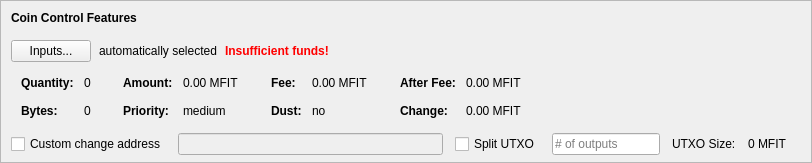
    <widget class="QFrame" name="frameCoinControl">
     <property name="sizePolicy">
      <sizepolicy hsizetype="Expanding" vsizetype="Expanding">
       <horstretch>0</horstretch>
       <verstretch>0</verstretch>
      </sizepolicy>
     </property>
     <property name="maximumSize">
      <size>
       <width>16777215</width>
       <height>16777215</height>
      </size>
     </property>
     <property name="frameShape">
      <enum>QFrame::StyledPanel</enum>
     </property>
     <property name="frameShadow">
      <enum>QFrame::Sunken</enum>
     </property>
     <layout class="QVBoxLayout" name="verticalLayoutCoinControl2">
      <property name="spacing">
       <number>0</number>
      </property>
      <property name="leftMargin">
       <number>0</number>
      </property>
      <property name="topMargin">
       <number>0</number>
      </property>
      <property name="rightMargin">
       <number>0</number>
      </property>
      <property name="bottomMargin">
       <number>6</number>
      </property>
      <item>
       <layout class="QVBoxLayout" name="verticalLayoutCoinControl" stretch="0,0,0,0,1">
        <property name="spacing">
         <number>0</number>
        </property>
        <property name="leftMargin">
         <number>10</number>
        </property>
        <property name="topMargin">
         <number>10</number>
        </property>
        <item>
         <layout class="QHBoxLayout" name="horizontalLayoutCoinControl1">
          <property name="bottomMargin">
           <number>15</number>
          </property>
          <item>
           <widget class="QLabel" name="labelCoinControlFeatures">
            <property name="sizePolicy">
             <sizepolicy hsizetype="Preferred" vsizetype="Maximum">
              <horstretch>0</horstretch>
              <verstretch>0</verstretch>
             </sizepolicy>
            </property>
            <property name="font">
             <font>
              <weight>75</weight>
              <bold>true</bold>
             </font>
            </property>
            <property name="styleSheet">
             <string notr="true">font-weight:bold;</string>
            </property>
            <property name="text">
             <string>Coin Control Features</string>
            </property>
           </widget>
          </item>
         </layout>
        </item>
        <item>
         <layout class="QHBoxLayout" name="horizontalLayoutCoinControl2" stretch="0,0,0,0">
          <property name="spacing">
           <number>8</number>
          </property>
          <property name="bottomMargin">
           <number>10</number>
          </property>
          <item>
           <widget class="QPushButton" name="pushButtonCoinControl">
            <property name="styleSheet">
             <string notr="true"/>
            </property>
            <property name="text">
             <string>Inputs...</string>
            </property>
            <property name="autoDefault">
             <bool>false</bool>
            </property>
           </widget>
          </item>
          <item>
           <widget class="QLabel" name="labelCoinControlAutomaticallySelected">
            <property name="text">
             <string>automatically selected</string>
            </property>
            <property name="margin">
             <number>5</number>
            </property>
           </widget>
          </item>
          <item>
           <widget class="QLabel" name="labelCoinControlInsuffFunds">
            <property name="font">
             <font>
              <weight>75</weight>
              <bold>true</bold>
             </font>
            </property>
            <property name="styleSheet">
             <string notr="true">color:red;font-weight:bold;</string>
            </property>
            <property name="text">
             <string>Insufficient funds!</string>
            </property>
            <property name="margin">
             <number>5</number>
            </property>
           </widget>
          </item>
          <item>
           <spacer name="horizontalSpacerCoinControl">
            <property name="orientation">
             <enum>Qt::Horizontal</enum>
            </property>
            <property name="sizeHint" stdset="0">
             <size>
              <width>40</width>
              <height>1</height>
             </size>
            </property>
           </spacer>
          </item>
         </layout>
        </item>
        <item>
         <widget class="QWidget" name="widgetCoinControl" native="true">
          <property name="sizePolicy">
           <sizepolicy hsizetype="Preferred" vsizetype="Preferred">
            <horstretch>0</horstretch>
            <verstretch>0</verstretch>
           </sizepolicy>
          </property>
          <property name="minimumSize">
           <size>
            <width>0</width>
            <height>0</height>
           </size>
          </property>
          <property name="styleSheet">
           <string notr="true"/>
          </property>
          <layout class="QHBoxLayout" name="horizontalLayoutCoinControl5">
           <property name="leftMargin">
            <number>0</number>
           </property>
           <property name="topMargin">
            <number>0</number>
           </property>
           <property name="rightMargin">
            <number>0</number>
           </property>
           <property name="bottomMargin">
            <number>0</number>
           </property>
           <item>
            <layout class="QHBoxLayout" name="horizontalLayoutCoinControl3" stretch="0,0,0,1">
             <property name="spacing">
              <number>20</number>
             </property>
             <property name="topMargin">
              <number>0</number>
             </property>
             <property name="bottomMargin">
              <number>10</number>
             </property>
             <item>
              <layout class="QFormLayout" name="formLayoutCoinControl1">
               <property name="horizontalSpacing">
                <number>10</number>
               </property>
               <property name="verticalSpacing">
                <number>14</number>
               </property>
               <property name="leftMargin">
                <number>10</number>
               </property>
               <property name="topMargin">
                <number>4</number>
               </property>
               <property name="rightMargin">
                <number>6</number>
               </property>
               <item row="0" column="0">
                <widget class="QLabel" name="labelCoinControlQuantityText">
                 <property name="font">
                  <font>
                   <weight>75</weight>
                   <bold>true</bold>
                  </font>
                 </property>
                 <property name="text">
                  <string>Quantity:</string>
                 </property>
                 <property name="margin">
                  <number>0</number>
                 </property>
                </widget>
               </item>
               <item row="0" column="1">
                <widget class="QLabel" name="labelCoinControlQuantity">
                 <property name="cursor">
                  <cursorShape>IBeamCursor</cursorShape>
                 </property>
                 <property name="contextMenuPolicy">
                  <enum>Qt::ActionsContextMenu</enum>
                 </property>
                 <property name="text">
                  <string notr="true">0</string>
                 </property>
                 <property name="margin">
                  <number>0</number>
                 </property>
                 <property name="textInteractionFlags">
                  <set>Qt::LinksAccessibleByMouse|Qt::TextSelectableByKeyboard|Qt::TextSelectableByMouse</set>
                 </property>
                </widget>
               </item>
               <item row="1" column="0">
                <widget class="QLabel" name="labelCoinControlBytesText">
                 <property name="font">
                  <font>
                   <weight>75</weight>
                   <bold>true</bold>
                  </font>
                 </property>
                 <property name="text">
                  <string>Bytes:</string>
                 </property>
                </widget>
               </item>
               <item row="1" column="1">
                <widget class="QLabel" name="labelCoinControlBytes">
                 <property name="cursor">
                  <cursorShape>IBeamCursor</cursorShape>
                 </property>
                 <property name="contextMenuPolicy">
                  <enum>Qt::ActionsContextMenu</enum>
                 </property>
                 <property name="text">
                  <string notr="true">0</string>
                 </property>
                 <property name="textInteractionFlags">
                  <set>Qt::LinksAccessibleByMouse|Qt::TextSelectableByKeyboard|Qt::TextSelectableByMouse</set>
                 </property>
                </widget>
               </item>
              </layout>
             </item>
             <item>
              <layout class="QFormLayout" name="formLayoutCoinControl2">
               <property name="horizontalSpacing">
                <number>10</number>
               </property>
               <property name="verticalSpacing">
                <number>14</number>
               </property>
               <property name="leftMargin">
                <number>6</number>
               </property>
               <property name="topMargin">
                <number>4</number>
               </property>
               <property name="rightMargin">
                <number>6</number>
               </property>
               <item row="0" column="0">
                <widget class="QLabel" name="labelCoinControlAmountText">
                 <property name="font">
                  <font>
                   <weight>75</weight>
                   <bold>true</bold>
                  </font>
                 </property>
                 <property name="text">
                  <string>Amount:</string>
                 </property>
                 <property name="margin">
                  <number>0</number>
                 </property>
                </widget>
               </item>
               <item row="0" column="1">
                <widget class="QLabel" name="labelCoinControlAmount">
                 <property name="cursor">
                  <cursorShape>IBeamCursor</cursorShape>
                 </property>
                 <property name="contextMenuPolicy">
                  <enum>Qt::ActionsContextMenu</enum>
                 </property>
                 <property name="text">
                  <string notr="true">0.00 MFIT</string>
                 </property>
                 <property name="textInteractionFlags">
                  <set>Qt::LinksAccessibleByMouse|Qt::TextSelectableByKeyboard|Qt::TextSelectableByMouse</set>
                 </property>
                </widget>
               </item>
               <item row="1" column="0">
                <widget class="QLabel" name="labelCoinControlPriorityText">
                 <property name="font">
                  <font>
                   <weight>75</weight>
                   <bold>true</bold>
                  </font>
                 </property>
                 <property name="text">
                  <string>Priority:</string>
                 </property>
                </widget>
               </item>
               <item row="1" column="1">
                <widget class="QLabel" name="labelCoinControlPriority">
                 <property name="cursor">
                  <cursorShape>IBeamCursor</cursorShape>
                 </property>
                 <property name="contextMenuPolicy">
                  <enum>Qt::ActionsContextMenu</enum>
                 </property>
                 <property name="text">
                  <string>medium</string>
                 </property>
                 <property name="textInteractionFlags">
                  <set>Qt::LinksAccessibleByMouse|Qt::TextSelectableByKeyboard|Qt::TextSelectableByMouse</set>
                 </property>
                </widget>
               </item>
              </layout>
             </item>
             <item>
              <layout class="QFormLayout" name="formLayoutCoinControl3">
               <property name="horizontalSpacing">
                <number>10</number>
               </property>
               <property name="verticalSpacing">
                <number>14</number>
               </property>
               <property name="leftMargin">
                <number>6</number>
               </property>
               <property name="topMargin">
                <number>4</number>
               </property>
               <property name="rightMargin">
                <number>6</number>
               </property>
               <item row="0" column="0">
                <widget class="QLabel" name="labelCoinControlFeeText">
                 <property name="font">
                  <font>
                   <weight>75</weight>
                   <bold>true</bold>
                  </font>
                 </property>
                 <property name="text">
                  <string>Fee:</string>
                 </property>
                 <property name="margin">
                  <number>0</number>
                 </property>
                </widget>
               </item>
               <item row="0" column="1">
                <widget class="QLabel" name="labelCoinControlFee">
                 <property name="cursor">
                  <cursorShape>IBeamCursor</cursorShape>
                 </property>
                 <property name="contextMenuPolicy">
                  <enum>Qt::ActionsContextMenu</enum>
                 </property>
                 <property name="text">
                  <string notr="true">0.00 MFIT</string>
                 </property>
                 <property name="textInteractionFlags">
                  <set>Qt::LinksAccessibleByMouse|Qt::TextSelectableByKeyboard|Qt::TextSelectableByMouse</set>
                 </property>
                </widget>
               </item>
               <item row="1" column="0">
                <widget class="QLabel" name="labelCoinControlLowOutputText">
                 <property name="font">
                  <font>
                   <weight>75</weight>
                   <bold>true</bold>
                  </font>
                 </property>
                 <property name="text">
                  <string>Dust:</string>
                 </property>
                </widget>
               </item>
               <item row="1" column="1">
                <widget class="QLabel" name="labelCoinControlLowOutput">
                 <property name="cursor">
                  <cursorShape>IBeamCursor</cursorShape>
                 </property>
                 <property name="contextMenuPolicy">
                  <enum>Qt::ActionsContextMenu</enum>
                 </property>
                 <property name="text">
                  <string>no</string>
                 </property>
                 <property name="textInteractionFlags">
                  <set>Qt::LinksAccessibleByMouse|Qt::TextSelectableByKeyboard|Qt::TextSelectableByMouse</set>
                 </property>
                </widget>
               </item>
              </layout>
             </item>
             <item>
              <layout class="QFormLayout" name="formLayoutCoinControl4">
               <property name="horizontalSpacing">
                <number>10</number>
               </property>
               <property name="verticalSpacing">
                <number>14</number>
               </property>
               <property name="leftMargin">
                <number>6</number>
               </property>
               <property name="topMargin">
                <number>4</number>
               </property>
               <property name="rightMargin">
                <number>6</number>
               </property>
               <item row="0" column="0">
                <widget class="QLabel" name="labelCoinControlAfterFeeText">
                 <property name="font">
                  <font>
                   <weight>75</weight>
                   <bold>true</bold>
                  </font>
                 </property>
                 <property name="text">
                  <string>After Fee:</string>
                 </property>
                 <property name="margin">
                  <number>0</number>
                 </property>
                </widget>
               </item>
               <item row="0" column="1">
                <widget class="QLabel" name="labelCoinControlAfterFee">
                 <property name="cursor">
                  <cursorShape>IBeamCursor</cursorShape>
                 </property>
                 <property name="contextMenuPolicy">
                  <enum>Qt::ActionsContextMenu</enum>
                 </property>
                 <property name="text">
                  <string notr="true">0.00 MFIT</string>
                 </property>
                 <property name="textInteractionFlags">
                  <set>Qt::LinksAccessibleByMouse|Qt::TextSelectableByKeyboard|Qt::TextSelectableByMouse</set>
                 </property>
                </widget>
               </item>
               <item row="1" column="0">
                <widget class="QLabel" name="labelCoinControlChangeText">
                 <property name="font">
                  <font>
                   <weight>75</weight>
                   <bold>true</bold>
                  </font>
                 </property>
                 <property name="text">
                  <string>Change:</string>
                 </property>
                </widget>
               </item>
               <item row="1" column="1">
                <widget class="QLabel" name="labelCoinControlChange">
                 <property name="cursor">
                  <cursorShape>IBeamCursor</cursorShape>
                 </property>
                 <property name="contextMenuPolicy">
                  <enum>Qt::ActionsContextMenu</enum>
                 </property>
                 <property name="text">
                  <string notr="true">0.00 MFIT</string>
                 </property>
                 <property name="textInteractionFlags">
                  <set>Qt::LinksAccessibleByMouse|Qt::TextSelectableByKeyboard|Qt::TextSelectableByMouse</set>
                 </property>
                </widget>
               </item>
              </layout>
             </item>
            </layout>
           </item>
          </layout>
         </widget>
        </item>
        <item>
         <layout class="QHBoxLayout" name="horizontalLayoutCoinControl4" stretch="0,0,0,0,0,0,0">
          <property name="spacing">
           <number>12</number>
          </property>
          <property name="sizeConstraint">
           <enum>QLayout::SetDefaultConstraint</enum>
          </property>
          <property name="topMargin">
           <number>5</number>
          </property>
          <property name="rightMargin">
           <number>5</number>
          </property>
          <item>
           <widget class="QCheckBox" name="checkBoxCoinControlChange">
            <property name="toolTip">
             <string>If this is activated, but the change address is empty or invalid, change will be sent to a newly generated address.</string>
            </property>
            <property name="text">
             <string>Custom change address</string>
            </property>
           </widget>
          </item>
          <item>
           <widget class="QValidatedLineEdit" name="lineEditCoinControlChange">
            <property name="enabled">
             <bool>false</bool>
            </property>
            <property name="sizePolicy">
             <sizepolicy hsizetype="Expanding" vsizetype="Fixed">
              <horstretch>0</horstretch>
              <verstretch>0</verstretch>
             </sizepolicy>
            </property>
           </widget>
          </item>
          <item>
           <widget class="QCheckBox" name="splitBlockCheckBox">
            <property name="text">
             <string>Split UTXO</string>
            </property>
           </widget>
          </item>
          <item>
           <widget class="QLineEdit" name="splitBlockLineEdit">
            <property name="sizePolicy">
             <sizepolicy hsizetype="Fixed" vsizetype="Fixed">
              <horstretch>50</horstretch>
              <verstretch>0</verstretch>
             </sizepolicy>
            </property>
            <property name="placeholderText">
             <string># of outputs</string>
            </property>
           </widget>
          </item>
          <item>
           <widget class="QLabel" name="labelBlockSizeText">
            <property name="text">
             <string>UTXO Size:</string>
            </property>
           </widget>
          </item>
          <item>
           <widget class="QLabel" name="labelBlockSize">
            <property name="text">
             <string>0 MFIT</string>
            </property>
           </widget>
          </item>
          <item>
           <widget class="QLabel" name="labelCoinControlChangeLabel">
            <property name="sizePolicy">
             <sizepolicy hsizetype="Preferred" vsizetype="Expanding">
              <horstretch>0</horstretch>
              <verstretch>0</verstretch>
             </sizepolicy>
            </property>
            <property name="minimumSize">
             <size>
              <width>0</width>
              <height>0</height>
             </size>
            </property>
            <property name="text">
             <string/>
            </property>
            <property name="margin">
             <number>3</number>
            </property>
           </widget>
          </item>
         </layout>
        </item>
        <item>
         <spacer name="verticalSpacerCoinControl">
          <property name="orientation">
           <enum>Qt::Vertical</enum>
          </property>
          <property name="sizeHint" stdset="0">
           <size>
            <width>800</width>
            <height>1</height>
           </size>
          </property>
         </spacer>
        </item>
       </layout>
      </item>
     </layout>
    </widget>
